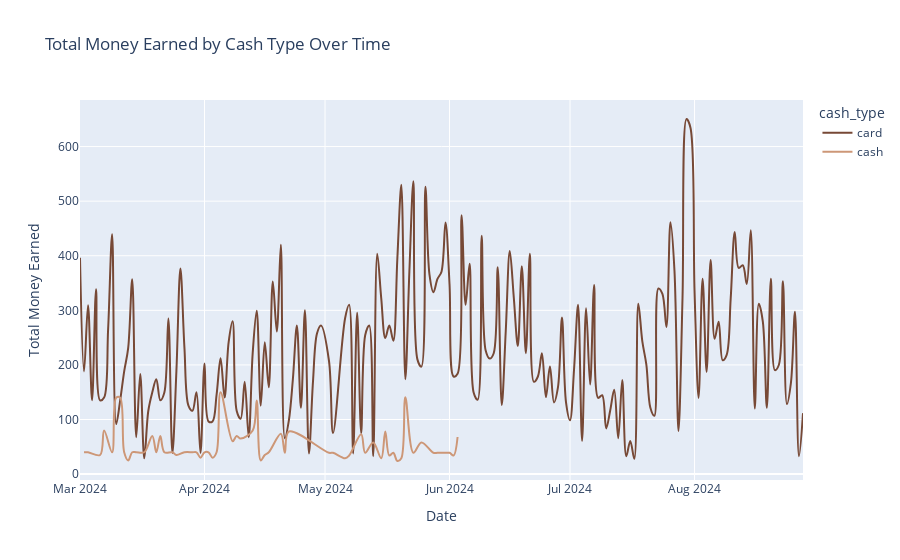

Notebook code cell kept with this figure:
### Markdown cell above
<h1 style="color: #774936; font-size: 18px; font-weight: 500">&#9749; Total Money Earned by Cash Type Over Time &#9749;</h1>

### Code cell
df_cash_agg = df.groupby(['date', 'cash_type'])['money'].sum().reset_index()

custom_colors = {
    'cash': '#CD9777',
    'card': '#774936' 
}

fig = px.line(df_cash_agg, x='date', y='money', color='cash_type',
              labels={'date': 'Date', 'money': 'Total Money Earned'},
              title='Total Money Earned by Cash Type Over Time',
              line_shape='spline',
              color_discrete_map=custom_colors)

fig.update_traces(
    hoverlabel=dict(
        bgcolor='#774936',
        font=dict(
            color='#ffffff'
        )
    )
)

fig.show()

### Figure 1 — Plotly figure (JSON) as saved in the notebook; plotly's stock layout.template omitted (floating-point values rounded to 4 significant figures; data arrays with more than 128 entries replaced by an {"elided": "..."} marker saying what was removed)
{"data": [{"hoverlabel": {"bgcolor": "#774936", "font": {"color": "#ffffff"}}, "hovertemplate": "cash_type=card<br>Date=%{x}<br>Total Money Earned=%{y}<extra></extra>", "legendgroup": "card", "line": {"color": "#774936", "dash": "solid", "shape": "spline"}, "marker": {"symbol": "circle"}, "mode": "lines", "name": "card", "orientation": "v", "showlegend": true, "type": "scatter", "x": {"elided": "178 str values"}, "xaxis": "x", "y": {"elided": "178 float values"}, "yaxis": "y"}, {"hoverlabel": {"bgcolor": "#774936", "font": {"color": "#ffffff"}}, "hovertemplate": "cash_type=cash<br>Date=%{x}<br>Total Money Earned=%{y}<extra></extra>", "legendgroup": "cash", "line": {"color": "#CD9777", "dash": "solid", "shape": "spline"}, "marker": {"symbol": "circle"}, "mode": "lines", "name": "cash", "orientation": "v", "showlegend": true, "type": "scatter", "x": ["2024-03-02T00:00:00", "2024-03-03T00:00:00", "2024-03-06T00:00:00", "2024-03-07T00:00:00", "2024-03-09T00:00:00", "2024-03-10T00:00:00", "2024-03-11T00:00:00", "2024-03-12T00:00:00", "2024-03-13T00:00:00", "2024-03-14T00:00:00", "2024-03-15T00:00:00", "2024-03-17T00:00:00", "2024-03-19T00:00:00", "2024-03-20T00:00:00", "2024-03-21T00:00:00", "2024-03-22T00:00:00", "2024-03-24T00:00:00", "2024-03-25T00:00:00", "2024-03-27T00:00:00", "2024-03-29T00:00:00", "2024-03-30T00:00:00", "2024-03-31T00:00:00", "2024-04-01T00:00:00", "2024-04-02T00:00:00", "2024-04-03T00:00:00", "2024-04-04T00:00:00", "2024-04-05T00:00:00", "2024-04-08T00:00:00", "2024-04-09T00:00:00", "2024-04-10T00:00:00", "2024-04-13T00:00:00", "2024-04-14T00:00:00", "2024-04-15T00:00:00", "2024-04-16T00:00:00", "2024-04-17T00:00:00", "2024-04-20T00:00:00", "2024-04-21T00:00:00", "2024-04-22T00:00:00", "2024-05-02T00:00:00", "2024-05-03T00:00:00", "2024-05-06T00:00:00", "2024-05-07T00:00:00", "2024-05-10T00:00:00", "2024-05-11T00:00:00", "2024-05-13T00:00:00", "2024-05-15T00:00:00", "2024-05-16T00:00:00", "2024-05-17T00:00:00", "2024-05-18T00:00:00", "2024-05-19T00:00:00", "2024-05-20T00:00:00", "2024-05-21T00:00:00", "2024-05-23T00:00:00", "2024-05-25T00:00:00", "2024-05-28T00:00:00", "2024-05-29T00:00:00", "2024-05-31T00:00:00", "2024-06-01T00:00:00", "2024-06-02T00:00:00", "2024-06-03T00:00:00"], "xaxis": "x", "y": [40, 40, 35, 80, 40, 140, 140, 40, 25, 40, 40, 40, 70, 40, 70, 40, 40, 35, 40, 40, 40, 30, 40, 40, 30, 40, 150, 60, 70, 65, 80, 135, 25, 35, 40, 74, 39, 78, 39, 39, 29, 34, 73, 39, 58, 29, 78, 34, 39, 24, 29, 141, 39, 58, 39, 39, 39, 39, 34, 68], "yaxis": "y"}], "layout": {"legend": {"title": {"text": "cash_type"}, "tracegroupgap": 0}, "title": {"text": "Total Money Earned by Cash Type Over Time"}, "xaxis": {"anchor": "y", "domain": [0, 1], "title": {"text": "Date"}}, "yaxis": {"anchor": "x", "domain": [0, 1], "title": {"text": "Total Money Earned"}}}}
